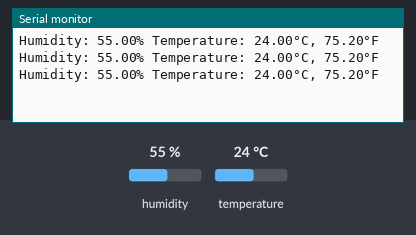
A sketch run on a simulated ESP32. Parts: the last lines printed to the serial monitor. The test bench sets the inputs (shaded band); at power-on: humidity 55 %, temperature 24 °C.

Above: at 3.8 s.
3.9 s: humidity set to 22 %
At 5.4 s:
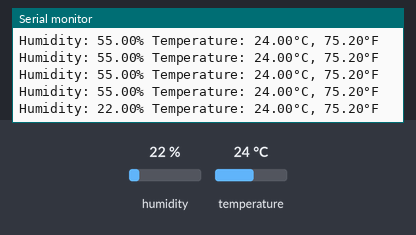
6.7 s: temperature set to 12 °C
At 8.6 s:
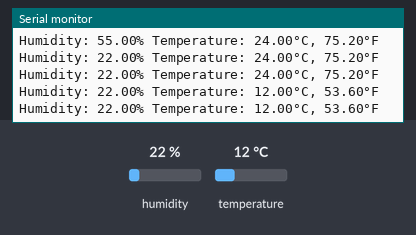
9.5 s: humidity set to 40 %
At 10.9 s:
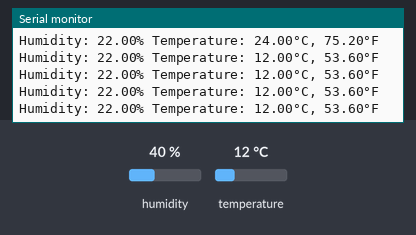
Timing chart, 0 to 12.5 s (numbered marks = the images above; inputs shaded):
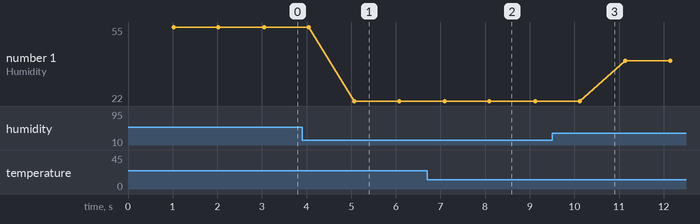

Measured:
- after the input at 3.9 s, the serial monitor: prints a new line after 1.2 s (image 1)
- after the input at 6.7 s, the serial monitor: prints a new line after 0.39 s (image 2)
- plotted number 1: 55 → 22 after the input at 3.9 s, 22 → 40 after the input at 9.5 s

The sketch:

DHT_Sensor.ino
```cpp
// Source: https://www.upesy.com/blogs/tutorials/dht11-humidity-temperature-sensor-with-arduino-code-on-esp32-board

#include "DHT.h"

#define dhtPin 17
#define dhtType DHT11

DHT dht(dhtPin, dhtType);  // Declare the sensor

void setup() {
  // put your setup code here, to run once:

  Serial.begin(115200);
  dht.begin();

}

void loop() {
  // put your main code here, to run repeatedly:

  delay(1000);

  float h = dht.readHumidity();  // Read moisture content in %
  float t = dht.readTemperature();  // Read temperature in degrees Celsius
  float f = dht.readTemperature(true);  // Read temprature in Fahrenheit

  if (isnan(h) || isnan(t) || isnan(f)) {
    Serial.println("Failed reception");
    return;
  }

  Serial.print("Humidity: ");
  Serial.print(h);
  Serial.print("% Temperature: ");
  Serial.print(t);
  Serial.print("°C, ");
  Serial.print(f);
  Serial.println("°F");

}
```
